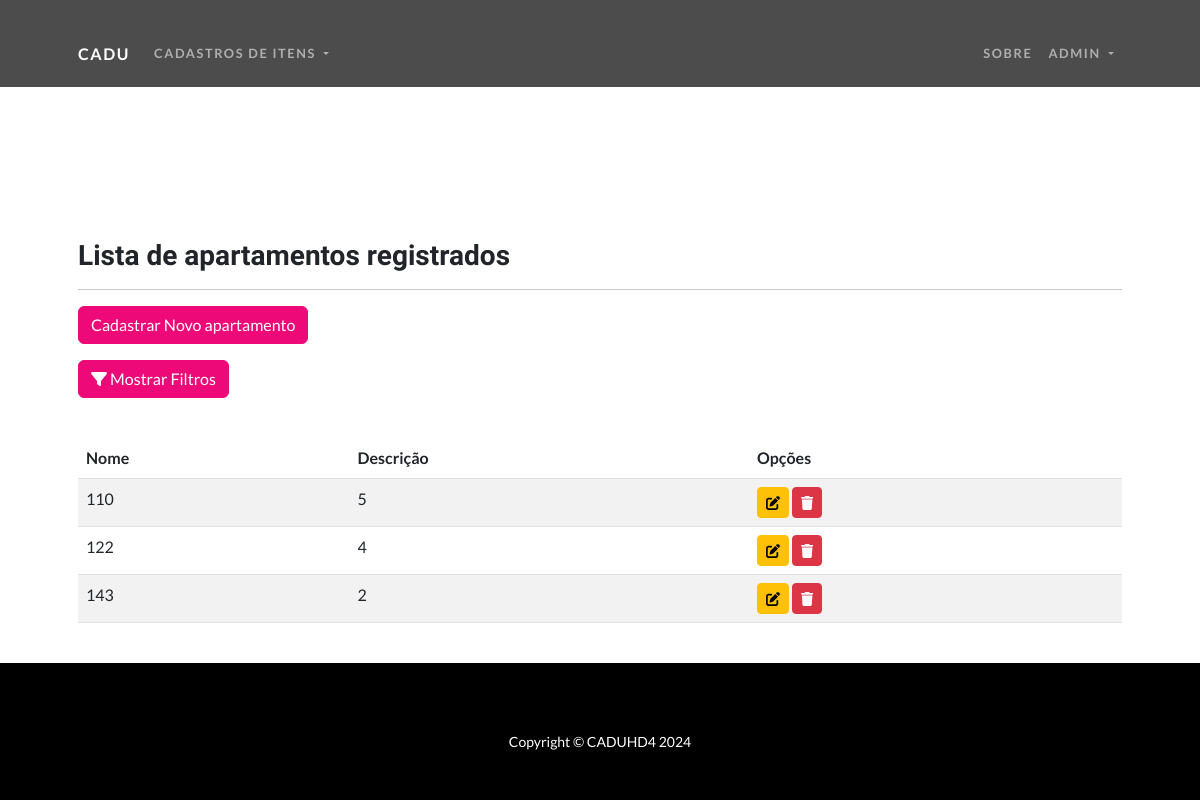
/listar/apartamentos/ (signed in), run on an earlier commit of the app's database.
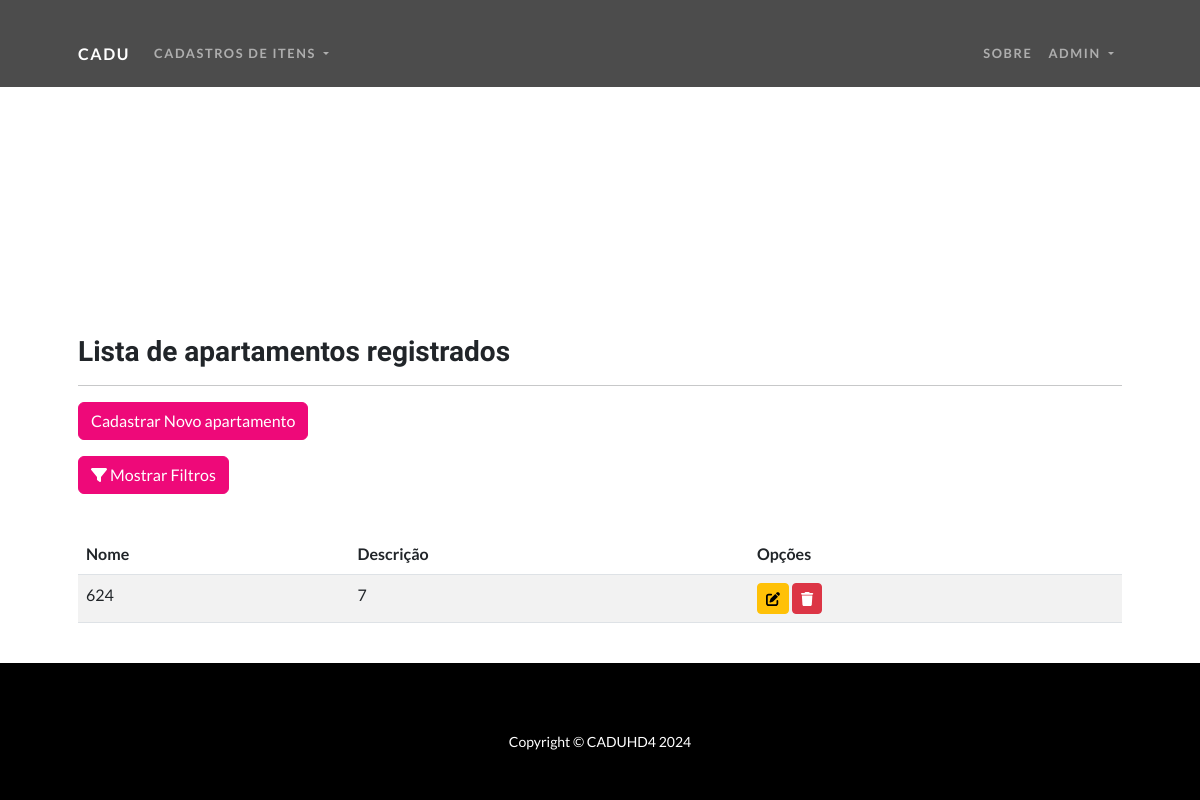
And on a later commit of the database.
### cadastros/models.py (models this page shows, shortened)
class Apartamento(models.Model):
    numero = models.IntegerField()
    bloco = models.CharField(max_length=10)

### cadastros/views.py (the view)
# urls.py: path('listar/apartamentos/', ApartamentoList.as_view(), name='list-apartamento'),
class ApartamentoList(GroupRequiredMixin, LoginRequiredMixin, FilterView):
    model = Apartamento
    filterset_class = ApartamentoFilter
    template_name = 'cadastros/listas/apartamento.html'
    login_url = reverse_lazy('login')
    group_required = ("Administrador", "Usuarios")

### cadastros/templates/cadastros/listas/apartamento.html (shortened to what this page needs)
{% extends "paginas/modelo.html" %}
{% load static %}
{% block content %}
<h3>Lista de apartamentos registrados</h3>
<hr>
<div class="text-right mb-3">
    <a href="{% url 'add-apartamento' %}" class="btn btn-primary">Cadastrar Novo apartamento</a>
</div>
<button class="btn btn-primary mb-3" type="button" data-bs-toggle="collapse" data-bs-target="#filtrosCollapse" aria-expanded="false" aria-controls="filtrosCollapse">
    <i class="fas fa-filter"></i> Mostrar Filtros
</button>
<div class="table-responsive mt-4">
    <table class="table table-striped" id="tabela-apartamentos">
        <thead>
            <tr>
                <th>Nome</th>
                <th>Descrição</th>
                <th>Opções</th>
            </tr>
        </thead>
        <tbody>
        {% for apartamentos in object_list %}
        <tr>
            <td>{{ apartamentos.numero }}</td>
            <td>{{ apartamentos.bloco }}</td>
            <td>
                <a href="{% url 'update-apartamento' apartamentos.pk %}" class="btn btn-warning btn-sm"><i class="fas fa-edit"></i></a>
                <a href="{% url 'delete-apartamento' apartamentos.pk %}" class="btn btn-danger btn-sm"><i class="fas fa-trash"></i></a>
            </td>
        </tr>
        {% empty %}
        <tr class="d-none">
            <td></td>
            <td></td>
            <td></td>
        </tr>
        {% endfor %}
        </tbody>
    </table>
</div>
{% endblock %}

What changed in the data, as far as the page shows it:
removed Apartamento: numero "110", bloco "5"
removed Apartamento: numero "122", bloco "4"
removed Apartamento: numero "143", bloco "2"
added Apartamento: numero "624", bloco "7"
